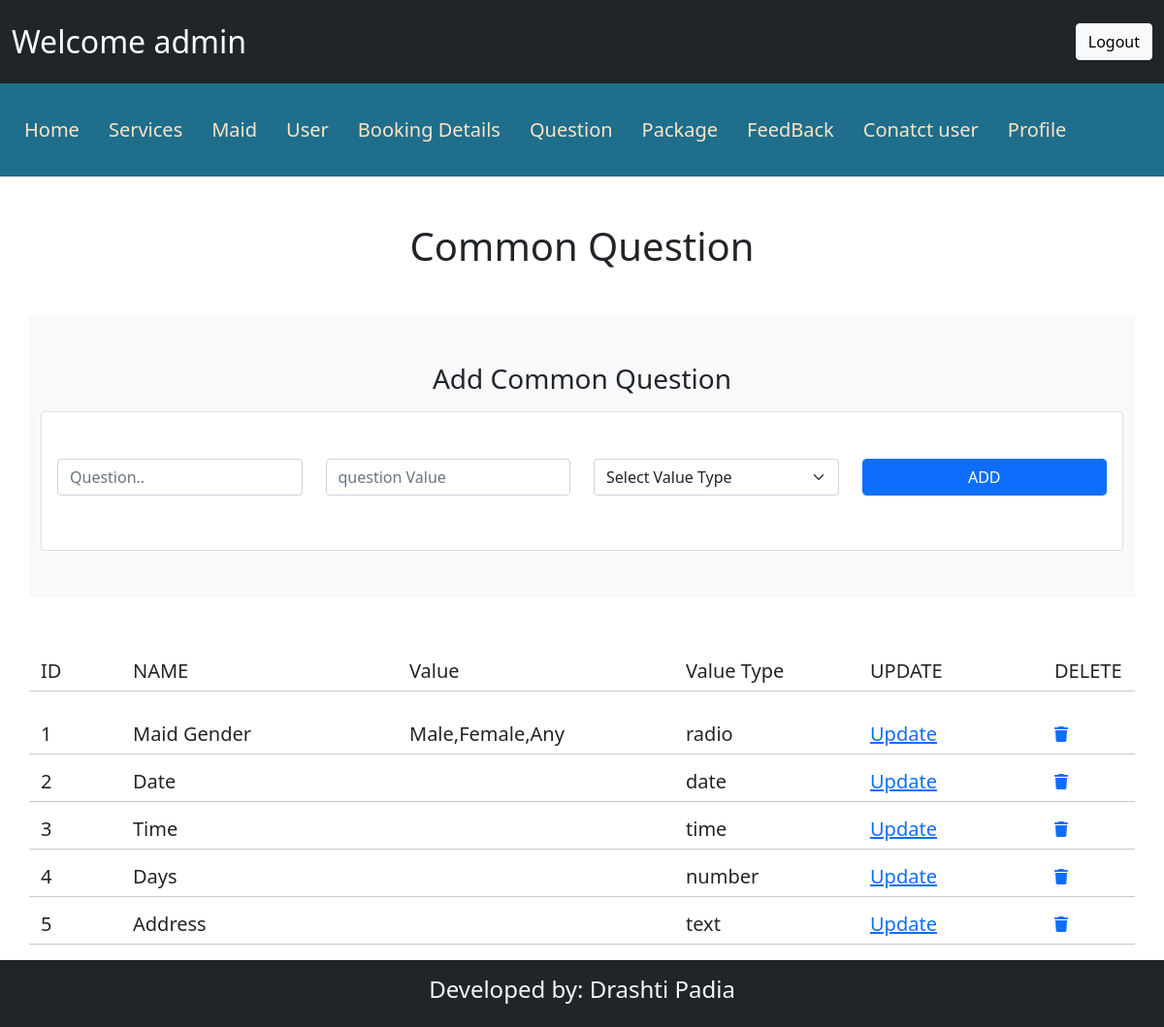
Screenshot of /admin/admincommonQlist.php (signed in) with the database file from the repository.
### tables this page shows
CREATE TABLE IF NOT EXISTS `commonquestion` (
  `que_id` int(11) NOT NULL AUTO_INCREMENT,
  `que_description` varchar(50) NOT NULL,
  `que_value` varchar(100) DEFAULT NULL,
  `que_val_type` varchar(20) NOT NULL,
  PRIMARY KEY (`que_id`)
);

### admin/admincommonQlist.php (the view, shortened to what this page needs)
<?php
include("./header.php");
?>
<!DOCTYPE html>
<html lang="en">
<head>
    <link rel="stylesheet" href="./css/bootstrap.min.css" />
    <link rel="stylesheet" href="./css/all.min.css" />
    <link rel="stylesheet" href="./css/style.css" />
</head>
<body>
    <section id="FeedbacklistSection" class="mt-5">
        <div class="container d-flex justify-content-center">
            <h1 class="m-auto">Common Question</h1>
        </div>
    </section>
    <section class="py-5">
        <div class="container bg-light py-5">
            <div class="row  ">
                <div class="col justify-content-center">
                    <h3 class="mb-3 text-center">Add Common Question</h3>
                </div>
            </div>
            <div class="card ms-auto">
                <form id="addcommonquestion" method="POST" action="./insertAdmincomQ.php">
                    <div class="row py-5 px-3 justify-content-around align-item-center">
                        <div class="col-3 ">
                            <h5><input type="text" id="commonquestion" name="commonquestion" class="form-control" placeholder="Question.." /></h5>
                        </div>
                        <div class="col-3">
                            <h5><input type="text" class="form-control"  id="questionvalue" name="questionvalue" placeholder="question Value" /></h5>
                        </div>
                        <div class="col-3 ">
                        <select class="form-select" name="valuetype" id="valuetype" aria-label="Default select example">
                                <option value="blank" selected >Select Value Type</option>
                        </select>
                        </div>
                        <div class="col-3 ">
                            <h5><input type="submit" value="ADD" class="btn btn-primary w-100 form-control"></h5>
                        </div>
                    </div>
                </form>
            </div>
        </div>
    </section>
    <section class="py-3">
        <div class="container">
            <div class="row ">
                <div class="col-1">
                    <h5> ID</h5>
                </div>
                <div class="col-3">
                    <h5>NAME</h5>
                </div>
                <div class="col-3">
                    <h5>Value</h5>
                </div>
                <div class="col-2">
                    <h5>Value Type</h5>
                </div>
                <div class="col-2">
                    <h5>UPDATE</h5>
                </div>
                <div class="col-1">
                    <h5>DELETE</h5>
                </div>
                <hr />
            </div>
        </div>
    </section>
    <?php
    $qur = "SELECT * FROM commonquestion";
    $Res = mysqli_query($con, $qur);
    while ($row = mysqli_fetch_row($Res)) {
        ?>
        <section>
            <div class="container">
                <div class="row justify-content-center" id="editRowCommonQuestion<?php echo ($row[0]); ?>">
                    <div class="col-1">
                        <h5> <?php echo ($row[0]) ?></h5>
                    </div>
                    <div class="col-3">
                        <h5> <?php echo ($row[1]) ?></h5>
                    </div>
                    <div class="col-3">
                        <h5> <?php echo ($row[2]) ?></h5>
                    </div>
                    <div class="col-2">
                        <h5> <?php echo ($row[3]) ?></h5>
                    </div>
                    <div class="col-2">
                        <h5><a href="#" onClick="showUpdate(<?php echo ($row[0]); ?>);">Update</a></h5>
                    </div>
                    <div class="col-1">
                        <a href="./deleteAdmincomQ.php?Cque_id=<?php echo ($row[0]); ?>"><i
                                class="fa-solid fa-trash"></i></a>
                    </div>
                    <hr />
                </div>
            </div>
        </section>
    <?php } ?>
</body>
</html>
<?php include("./footer.php") ?>

### admin/css/style.css (style rules this page uses)
* { margin: 0px; padding: 0px; box-sizing: border-box; }

### rows the page displays
commonquestion: que_id "1", que_description "Maid Gender", que_value "Male,Female,Any", que_val_type "radio"
commonquestion: que_id "2", que_description "Date", que_val_type "date"
commonquestion: que_id "3", que_description "Time", que_val_type "time"
commonquestion: que_id "4", que_description "Days", que_val_type "number"
commonquestion: que_id "5", que_description "Address", que_val_type "text"

### other values shown
$_SESSION['admin'] "admin"
